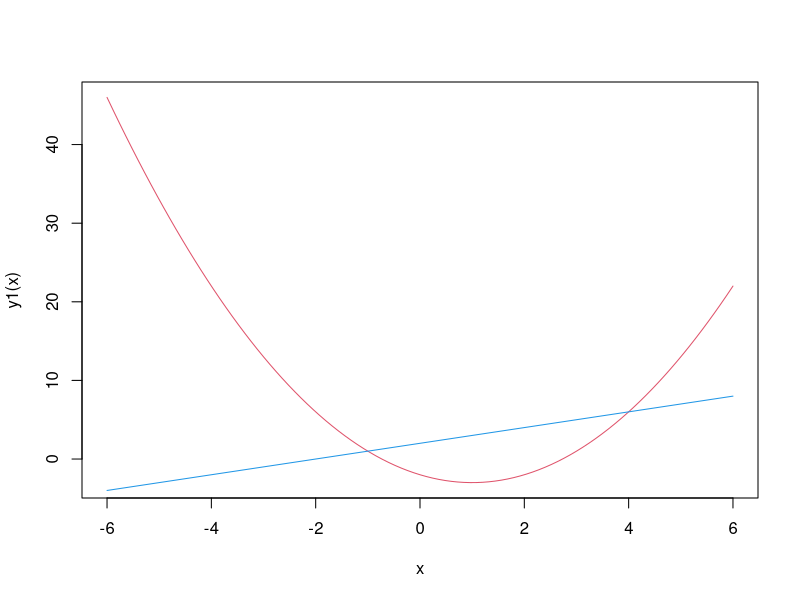

Source code (R):
## ---- chunk 1
y1 <- function(x) {x^2 - (2 * x) -2}
y2 <- function(x) {x + 2}

curve(y1, from = -6, to = 6, col = 2)
curve(y2, from = -6, to = 6, add = TRUE, col = 4)
## ---- chunk 2
integrate(y1,-1, 4)
integrate(y2,-1, 4)

area <- 17.5 - (-3.33)
area
